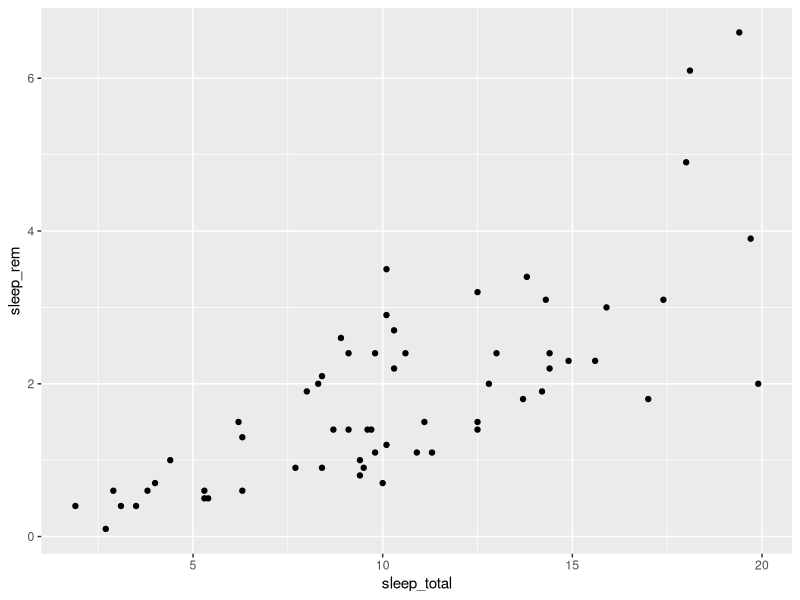

Write R code to recreate this figure. (Note: this script raises an error after producing the figure.)
## ---- chunk 1
knitr::opts_chunk$set(echo = TRUE)
## ---- chunk 2
library(ggplot2)
## ---- chunk 3
msleep
## ---- chunk 4
ggplot(data = msleep, mapping = aes(x = sleep_total, y = sleep_rem)) +
    geom_point()
## ---- chunk 5
kejim <- read.csv("cours1_kejimkujik.csv")
head(kejim)
## ---- chunk 6
ggplot(kejim, aes(x = espece, y = dhp)) +
    geom_boxplot()
## ---- chunk 7
ggplot(kejim, aes(x = espece, y = dhp)) +
    geom_boxplot() +
    geom_point(color = "red")
## ---- chunk 8
ggplot(kejim, aes(x = espece, y = dhp)) +
    geom_boxplot() +
    geom_point(color = "red", stat = "summary", fun = "mean")
## ---- chunk 9
ggplot(kejim, aes(x = dhp)) +
    geom_histogram(binwidth = 5, color = "white", fill = "blue")
## ---- chunk 10
ggplot(kejim, aes(x = dhp, fill = espece)) +
    geom_histogram(binwidth = 5, color = "white")
## ---- chunk 11
ggplot(kejim, aes(x = espece)) +
    geom_bar() +
    facet_wrap(~ site)
## ---- chunk 12
ggplot(kejim, aes(x = espece)) +
    geom_bar() +
    facet_wrap(~ site) +
    coord_flip()
## ---- chunk 13
ggplot(kejim, aes(x = dhp)) +
    geom_histogram(binwidth = 5) +
    facet_grid(annee ~ site)
## ---- chunk 14
trois_esp <- kejim[kejim$espece %in% c("TSCA", "ACRU", "BEPA"), ]

dens <- ggplot(trois_esp, aes(x = dhp, fill = espece)) +
    geom_density(alpha = 0.3)

dens
## ---- chunk 15
dens <- dens +
    labs(title = "Distribution du diamètre de trois espèces au Parc national de Kejimkujik", 
         x = "Diamètre à hauteur de poitrine (cm)", y = "Densité", fill = "Espèce")
dens
## ---- chunk 16
dens <- dens +
    scale_x_continuous(breaks = seq(10, 80, 10)) +
    scale_fill_manual(values = c("orange", "purple", "green"),
                      labels = c("Acer rubrum", "Betula papyrifera", "Tsuga canadensis"))
dens
## ---- chunk 17
dens + 
    theme_bw()
## ---- chunk 18
dens + 
    theme_bw() +
    theme(legend.position = c(0.7, 0.5))
## ---- chunk 19
arbre_df <- data.frame(site = c("A", "B", "C"), sapin = c(35, 24, 51), pin = c(10, 12, 19), bouleau = c(26, 45, 8))
arbre_df
## ---- chunk 20
library(tidyr)
gather(arbre_df, key = "espece", value = "nombre", sapin:bouleau)
## ---- chunk 21
acru <- kejim[kejim$espece == "ACRU", ]
head(acru)
## ---- chunk 22
library(dplyr)

acru <- filter(kejim, espece == "ACRU")
head(acru)
## ---- chunk 23
acru30 <- filter(kejim, espece == "ACRU", dhp > 30)
head(acru30)
## ---- chunk 24
acru_tri_dhp <- arrange(acru, dhp)
head(acru_tri_dhp)
## ---- chunk 25
acru_tri_an_dhp <- arrange(acru, annee, desc(dhp))
head(acru_tri_an_dhp)
## ---- chunk 26
acru_select <- select(acru_tri_dhp, site, annee, dhp)
head(acru_select)
## ---- chunk 27
acru <- kejim %>%
    filter(espece == "ACRU") %>%
    arrange(dhp) %>%
    select(site, annee, dhp)
    
head(acru)
## ---- chunk 28
kejim_dhp_mm <- mutate(kejim, dhp_mm = dhp * 10)
head(kejim_dhp_mm)
## ---- chunk 29
group_by(kejim, espece) %>%
    summarize(moyDHP = mean(dhp), etDHP = sd(dhp))
## ---- chunk 30
compte_site_annee <- count(kejim, site, annee)
head(compte_site_annee)
## ---- chunk 31
codes_esp <- read.csv("codes_especes.csv", encoding = "UTF-8")
head(codes_esp)
## ---- chunk 32
kejim_esp <- inner_join(kejim, codes_esp)
head(kejim_esp)
## ---- chunk 33
ggplot(data = kejim, mapping = aes(x = espece, y = dhp)) +
    geom_point()
## ---- chunk 34
ggplot(kejim, aes(x = espece, fill = site)) +
    geom_bar()
## ---- chunk 35
ggplot(msleep, aes(x = sleep_total, y = sleep_rem)) +
    geom_point() +
    facet_wrap(~ vore)
## ---- chunk 36
kejim2014 <- filter(kejim, annee == 2014, espece != "TSCA")
head(kejim2014)
## ---- chunk 37
kejim %>%
    filter(espece == "ABBA", dhp > 15) %>%
    arrange(annee, mois, jour)
## ---- chunk 38
group_by(kejim, espece) %>%
    summarize(maxDHP = max(dhp)) %>%
    arrange(desc(maxDHP))
